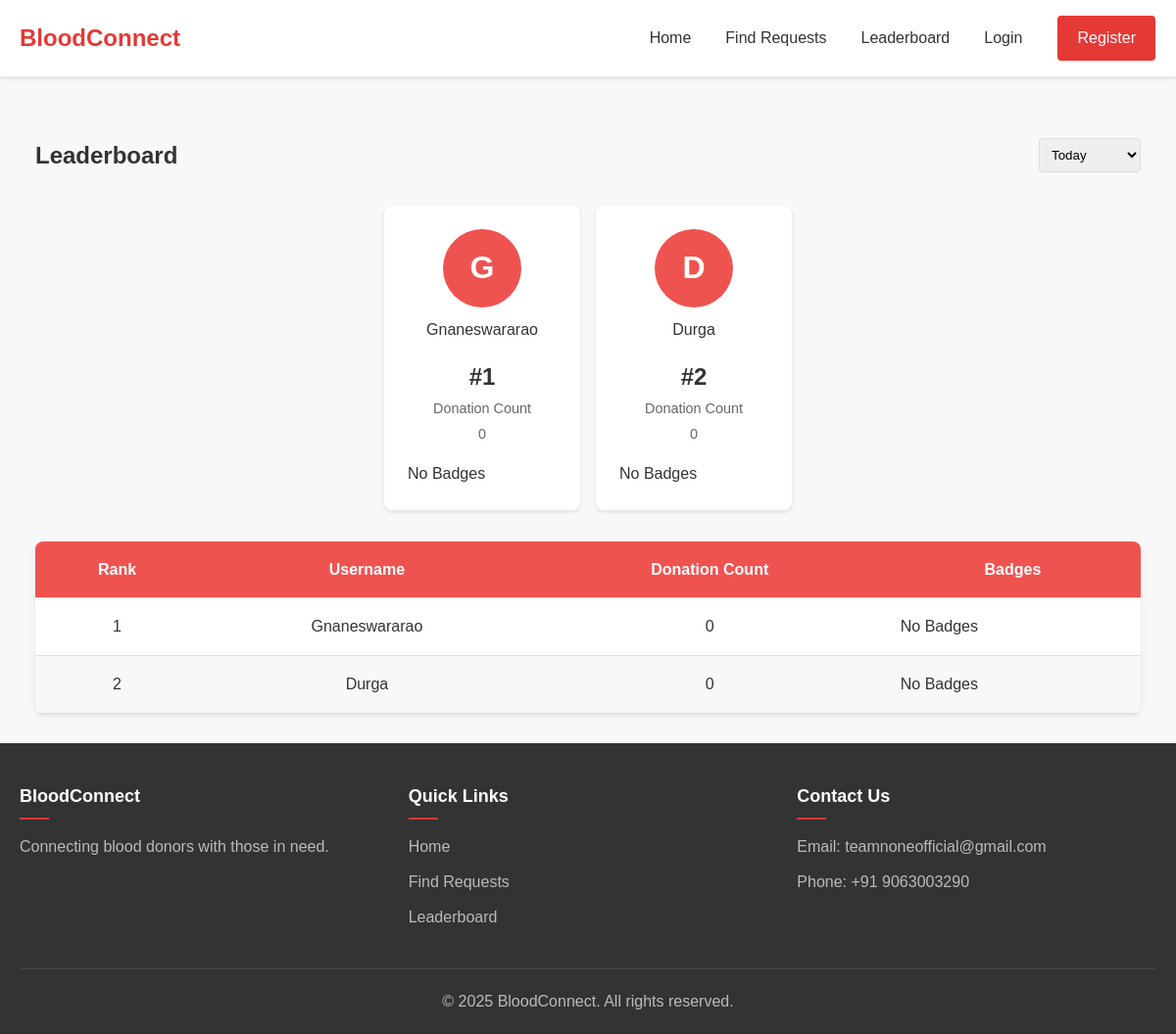
The page /gamification/leaderboard/ on the database as committed earlier.
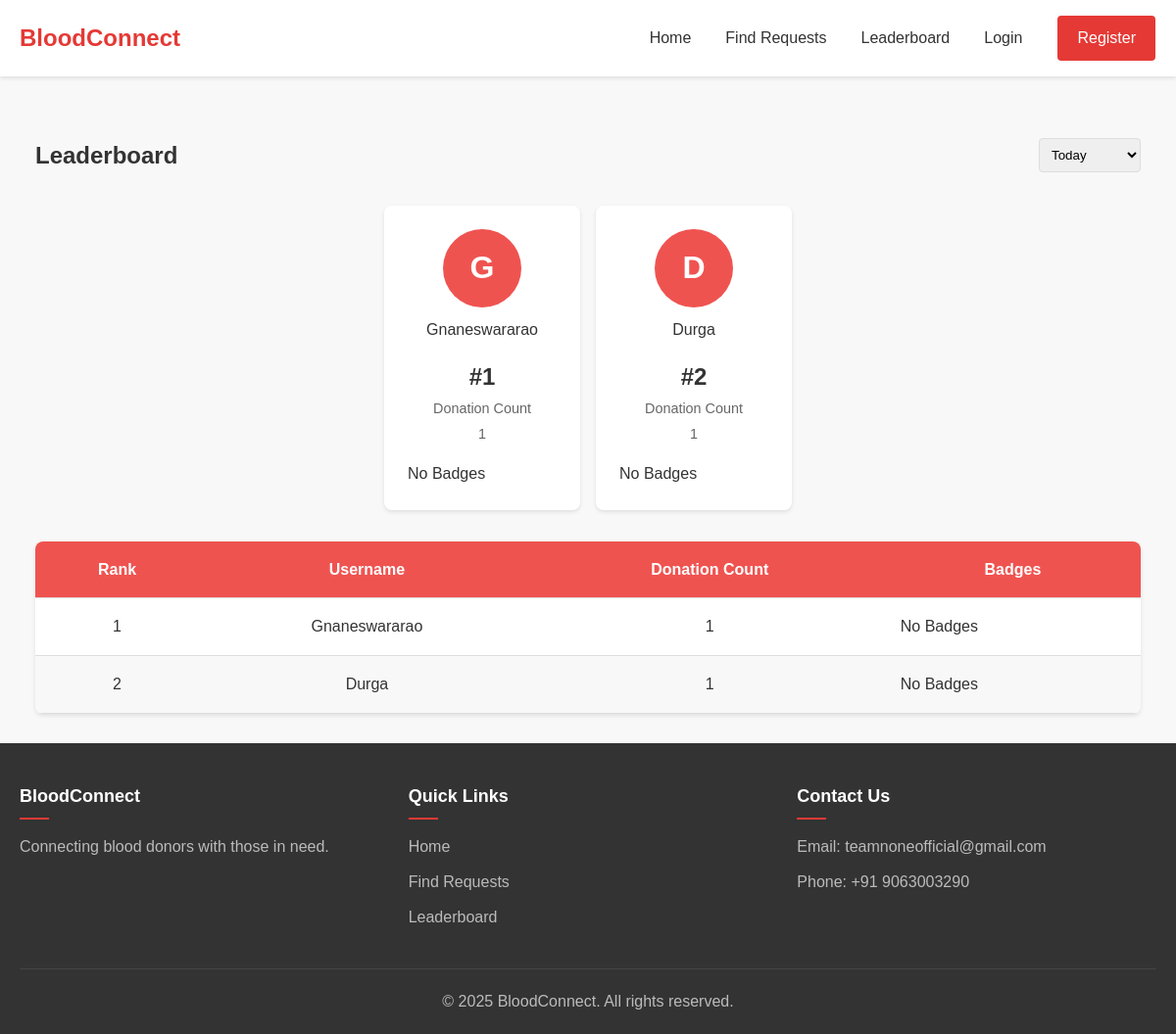
The same page on the database as committed later.
### accounts/models.py (models this page shows, shortened)
class User(AbstractUser):
    USER_TYPES = (
        ('regular', 'Regular User'),
        ('donor', 'Blood Donor'),
        ('admin', 'Administrator'),
        ('ngo', 'NGO'),
    )
    user_type = models.CharField(max_length=10, choices=USER_TYPES, default='regular')
    phone_number = models.CharField(max_length=15, blank=True)
    address = models.TextField(blank=True)
    profile_picture = models.ImageField(upload_to='profile_pics/', blank=True, null=True)

### gamification/views.py (the view)
# urls.py: path('leaderboard/', views.leaderboard, name='leaderboard'),
def leaderboard(request):
    top_donors = User.objects.filter(
        user_type='donor'
    ).annotate(
        total_verified_donations=Count('donations', filter=Q(donations__verification_date__isnull=False))
    ).order_by('-total_verified_donations')[:20]
    donors_with_badges = []
    for donor in top_donors:
        badges = UserBadge.objects.filter(user=donor).select_related('badge')
        donors_with_badges.append({
            'user': donor,
            'badges': [badge.badge for badge in badges]  # Extract badge names
        })
    context = {
        'top_3_donors': donors_with_badges[:3],  # First 3 members
        'all_donors': donors_with_badges,  # Full list including top 3
    }
    return render(request, 'gamification/leaderboard.html', context)

### templates/gamification/leaderboard.html (shortened to what this page needs)
{% extends 'base.html' %}
{% block content %}
<div class="leaderboard-header">
    <h2>Leaderboard</h2>
    <select>
        <option>Today</option>
    </select>
</div>
<div class="top-donors">
    {% for donor in top_3_donors %}
    <div class="donor-card" onclick="location.href='{% url 'user_profile' donor.user.username %}'">
        <div class="profile-container">
            {% if donor.user.profile_picture %}
                <img class="profile-pic" src="{{ donor.user.profile_picture.url }}" alt="{{ donor.user.username }}">
            {% else %}
                <div class="profile-placeholder">{{ donor.user.username|first|upper }}</div>
            {% endif %}
        </div>
        <span class="username">{{ donor.user.username }}</span>
        <div class="donation-count">
            <span class="number">#{{ forloop.counter }}</span>
            <span class="label">Donation Count <br>{{ donor.user.total_verified_donations }}</span>
        </div>
            <div class="badge-container">
                {% for badge in donor.badges|slice:":3" %}
                    <img  class="badge-icon" src="{{ badge.icon.url }}" alt="{{ badge.name }}">
                {% empty %}
                <p>No Badges</p>
                {% endfor %}
            </div>
    </div>
    {% endfor %}
</div>
<div class="leaderboard-container">
    <table class="leaderboard-table">
        <thead>
            <tr>
                <th>Rank</th>
                <th>Username</th>
                <th>Donation Count</th>
                <th>Badges</th>
            </tr>
        </thead>
        <tbody>
            {% for donor in all_donors %}
            <tr>
                <td>{{ forloop.counter }}</td>
                <td>{{ donor.user.username }}</td>
                <td>{{ donor.user.total_verified_donations }}</td>
                <td>
                    <div class="badge-container">
                        {% for badge in donor.badges|slice:":3" %}
                            <img class="badge-icon" src="{{ badge.icon.url }}" alt="{{ badge.name }}">
                        {% empty %}
                        <p>No Badges</p>
                        {% endfor %}
                    </div>
                </td>
            </tr>
            {% endfor %}
        </tbody>
    </table>
</div>
{% endblock %}

Rows that differ between the two databases and show on the page:
computed for User "Gnaneswararao": user.total_verified_donations "0" → "1"
changed User "Durga": user.total_verified_donations "0" → "1"
